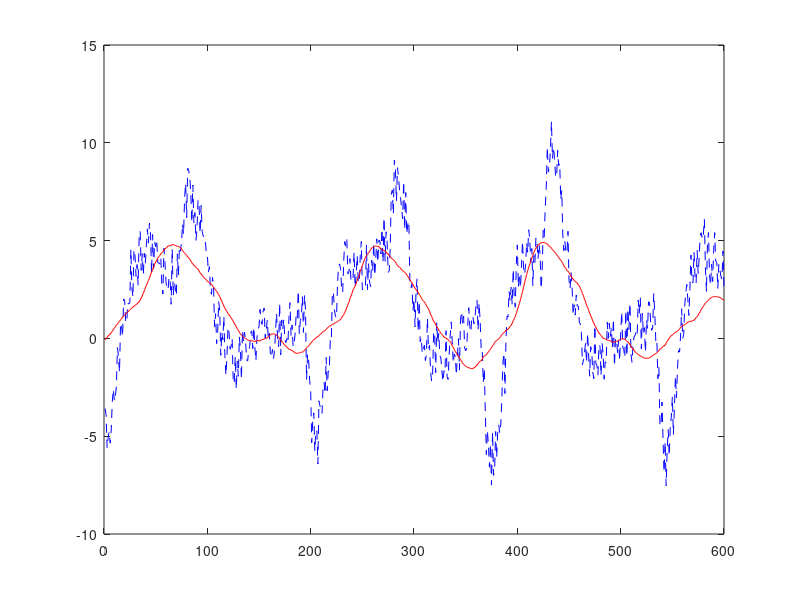

Source code (MATLAB):
load DataEOG.txt 
x = DataEOG;
h = ones(1, 67) / 67;
y = conv(x, h);
y4 = y;
y4(1 : 33) = [];
y4(end - 32 : end) = [];
n = (1: length(x));
plot(n, x, 'b--',  n, y4, 'r');
fprintf('the length of x is %g\n', length(x))
fprintf('the length of y4 is %g', length(y4))